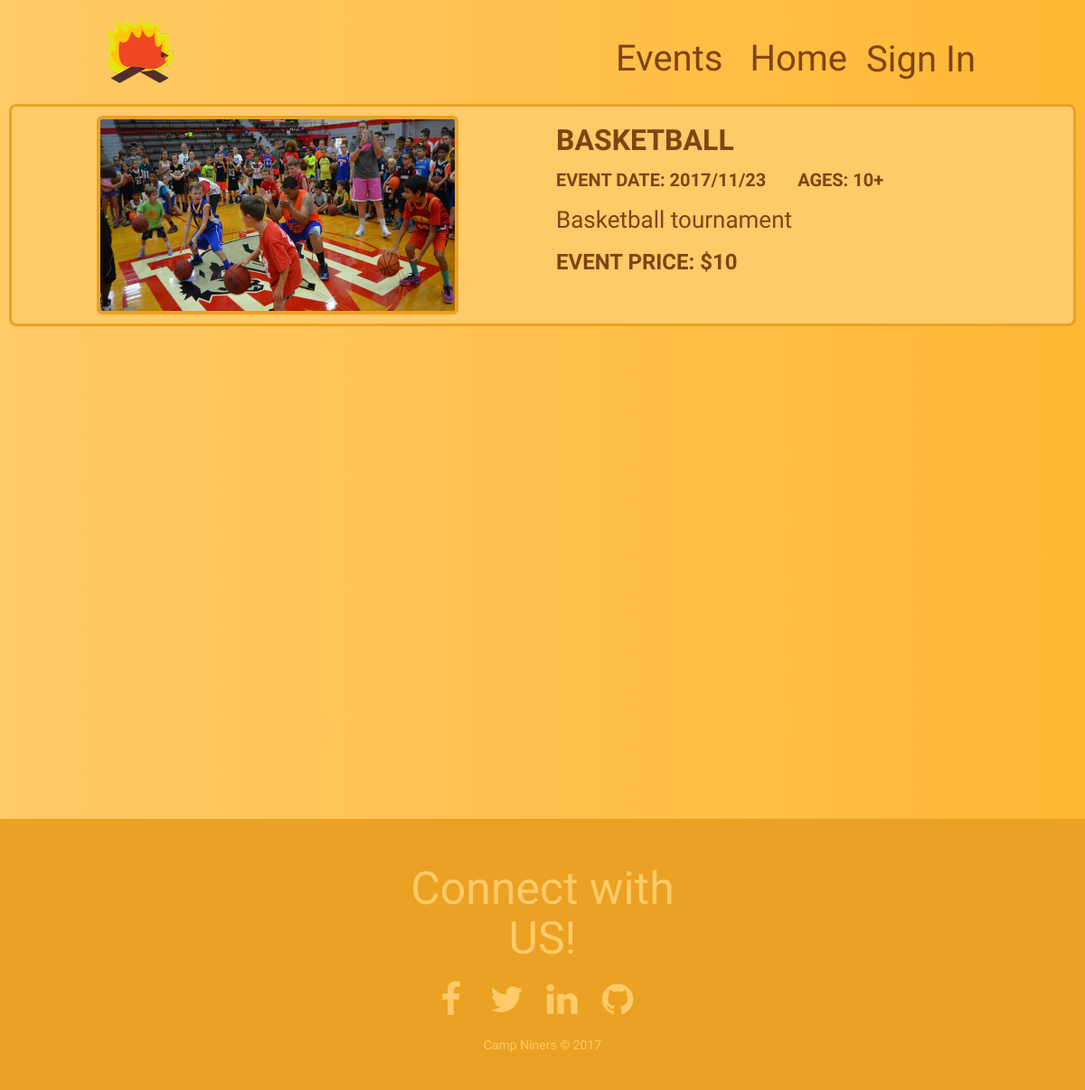
The page /site/event.php?eventID=1 on the database its author committed.
### tables this page shows
CREATE TABLE `activities` (
  `activityID` int(11) NOT NULL,
  `a_name` varchar(255) DEFAULT NULL,
  `description` varchar(255) DEFAULT NULL,
  `price` int(11) DEFAULT NULL,
  `min_age` int(11) DEFAULT NULL,
  `a_date` datetime DEFAULT NULL,
  `location` varchar(255) NOT NULL,
  `image` varchar(200) NOT NULL
);

### db/dataBase.php (called while the page is built, shortened)
<?php
class db{
    protected $dsn='mysql:host=localhost;dbname=summer_camp';
    protected $username='root';
    protected $password='';
    private $_db;
    public static function getInstance()
    {
        static $instance = null;
        if (is_null($instance)) {
            $instance = new db();
        }
        return $instance;
    }
    public function __construct() {
        $this->_db = new PDO($this->dsn, $this->username, $this->password);
        $this->_db->setAttribute(PDO::ATTR_ERRMODE, PDO::ERRMODE_EXCEPTION);
    }
    public function prepare($sql){
        return $this->_db->prepare($sql);
    }
}
?>

### db/event_sql.php (called while the page is built, shortened)
<?php
include_once('dataBase.php');
function sql_getEvent($eventID){
    $db = db::getInstance();
    $stm=$db->prepare("select * from activities WHERE activityID=?");
    $stm->bindValue(1,$eventID);
    $stm->execute();
    $events=$stm->fetchAll();
    return $events;
}
?>

### site/event.php (the view, shortened to what this page needs)
<?php
require_once ('../header.php');
require_once ("../db/event_sql.php");
$eventID=$_GET['eventID'];
$event=sql_getEvent($eventID);
foreach($event as $ev){
    $e_name = $ev["a_name"];
    $e_img = $ev["image"];
    $e_date = $ev['a_date'];
    $e_description = $ev['description'];
    $e_price = $ev['price'];
    $e_age = $ev['min_age'];
}
?>
<?php include("../navbar.php");?>
<div class="container-fliud">
            <div class=" row wrapper">
                <div class="col-md-6">
                      <img class="center-block event-img" src="../<?php echo $e_img?>" />
                </div>
                <div class="details col-md-6">
                    <form action="" method="post">
                    <h3 class="product-title event-name"><?php echo $e_name?></h3>
                    <h5 class="sizes event-date">Event Date: <strong><?php echo str_replace('-','/',substr($e_date,0,10));?></strong>&nbsp&nbsp&nbsp&nbsp&nbsp&nbsp  Ages: <strong><?php echo $e_age?>+</strong>
                    </h5>
                    <p class="product-description event-description"><?php echo $e_description;?></p>
                    <h4 class="price event-price">Event Price: <b>$<?php echo $e_price;?></b></h4>
                </div>
            </div>
</div>
<iframe
  width="600"
  height="450"
  frameborder="0" style="border:0"
  src="https://www.google.com/maps/embed/v1/place?key=AIzaSyBii8MRBfwNdlH5E_MgtAtBCgGOy_g8h6g
    &q=Space+Needle,Seattle+WA" allowfullscreen>
</iframe>
<?php require_once ("../footer.php");?>

### assets/css/global.css (style rules this page uses)
body { background: #ffb833; background: -webkit-linear-gradient(right, #ffb833, #ffca68); background: -moz-linear-gradient(right, #ffb833, #ffca68); background: -o-linear-gradient(right, #ffb833, #ffca68); background: linear-gradient(to left, #ffb833, #ffca68); font-family: 'Passion One', cursive; -webkit-font-smoothing: antialiased; -moz-osx-font-smoothing: grayscale; }

### rows shown on the page
activities: image (picture), a_name "BASKETBALL", a_date "2017/11/23", min_age "10", description "Basketball tournament", price "10"
